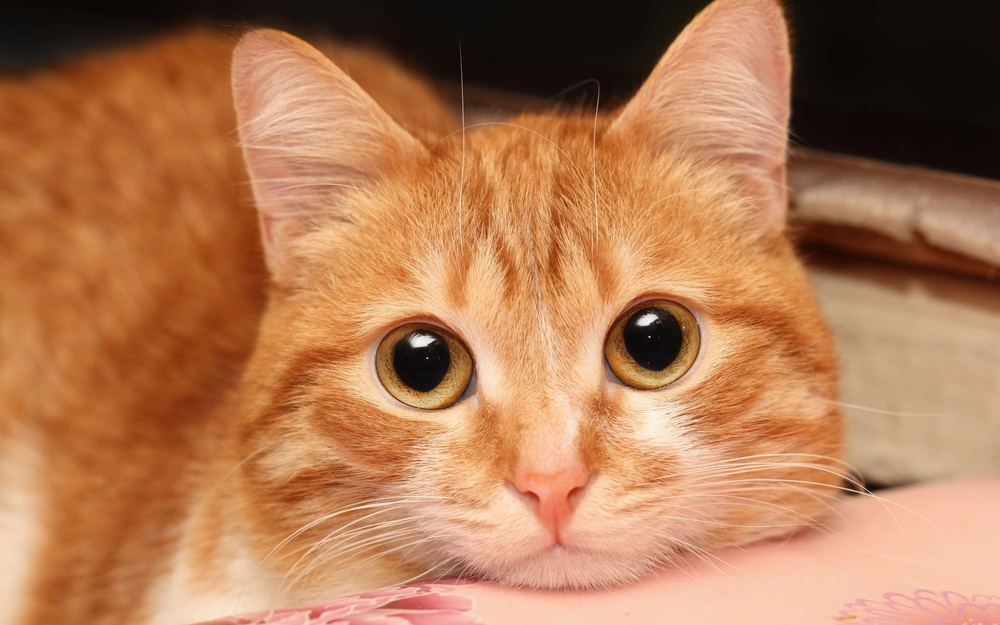
#> input picture Code/Blur/chat.jpeg, 1000 x 625 px, shrunk from 2048 x 1280 before the run; its folder holds 4 pictures in this run
$ python blur.py   (older library calls are emulated)
#> lines starting #> are read from the running program, lines starting #| are printed output that depends on the picture; long printed decimals are rounded
import cv2

def compute_sharpness(frame):
    gray = cv2.cvtColor(frame, cv2.COLOR_BGR2GRAY)
    return cv2.Laplacian(gray, cv2.CV_64F).var()

def apply_blur_and_save(image_path):
    # Charger l'image
#> called with image_path = 'chat.jpeg'
    image = cv2.imread(image_path)
#> image is the input picture: shape (625, 1000, 3); mean B, G, R 83.9, 121.6, 177
    if image is None:
        print("Erreur : l'image n'a pas pu être chargée.")
        return

    # Niveaux de flou (taille du noyau pour le flou gaussien)
    blur_levels = {
        "light": (3, 3),
        "medium": (7, 7),
        "strong": (15, 15)
    }

    print(compute_sharpness(image))
#> in compute_sharpness, `gray = cv2.cvtColor(frame, cv2.COLOR_BGR2GRAY)`:
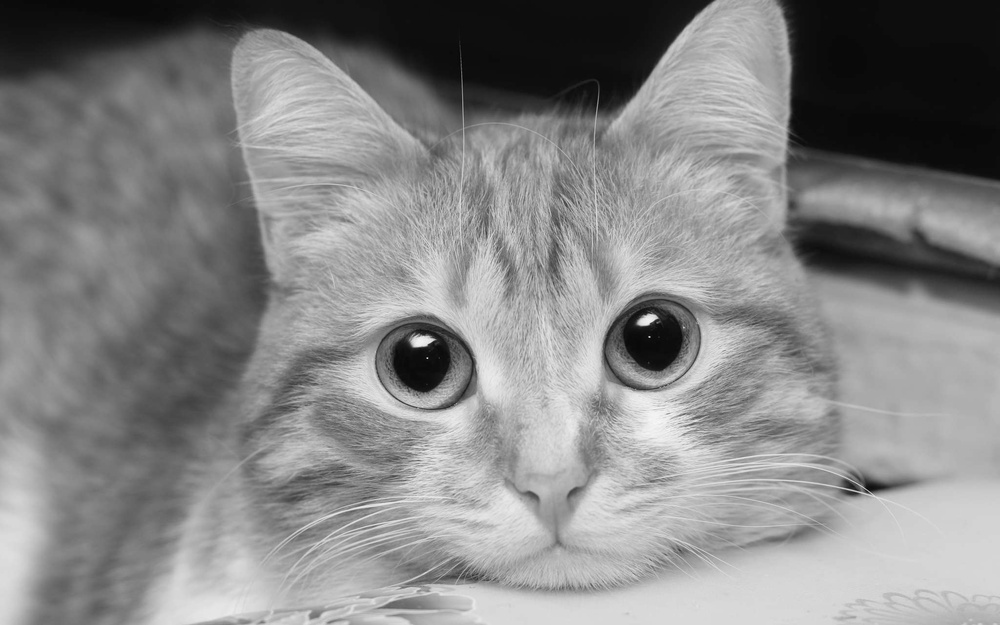
#> gray: shape (625, 1000); min 3, max 248, mean 133.9
#| 380.936

    for level, kernel in blur_levels.items():
        blurred = cv2.GaussianBlur(image, kernel, 0)
        sharpness = compute_sharpness(blurred)
        filename = f"{level}_blur_sharpness_{sharpness:.2f}.jpg"
        cv2.imwrite(filename, blurred)
        print(f"Image enregistrée : {filename}")
#> this loop made 3 passes
#> (sharpness, filename) on passes 1 to 3: (39.19, 'light_blur_sharpness_39.19.jpg'), (6.41, 'medium_blur_sharpness_6.41.jpg'), (2.41, 'strong_blur_sharpness_2.41.jpg')
#| Image enregistrée : light_blur_sharpness_39.19.jpg
#| Image enregistrée : medium_blur_sharpness_6.41.jpg
#| Image enregistrée : strong_blur_sharpness_2.41.jpg

# Exemple d'utilisation
apply_blur_and_save("chat.jpeg")
